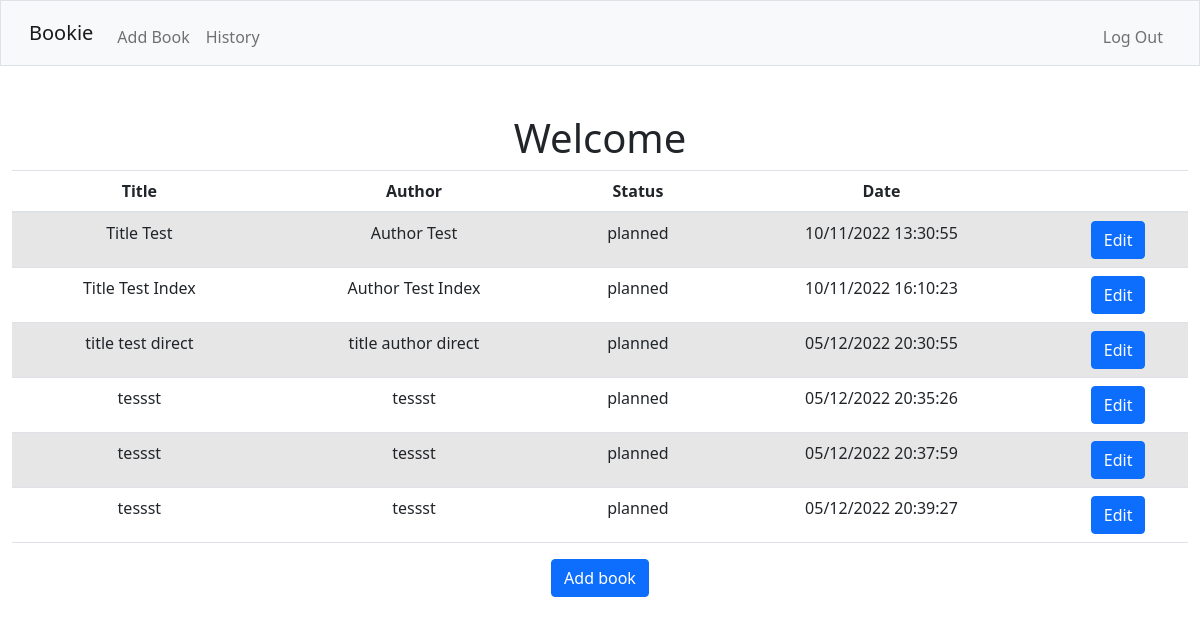
Page / (signed in) on the earlier database version.
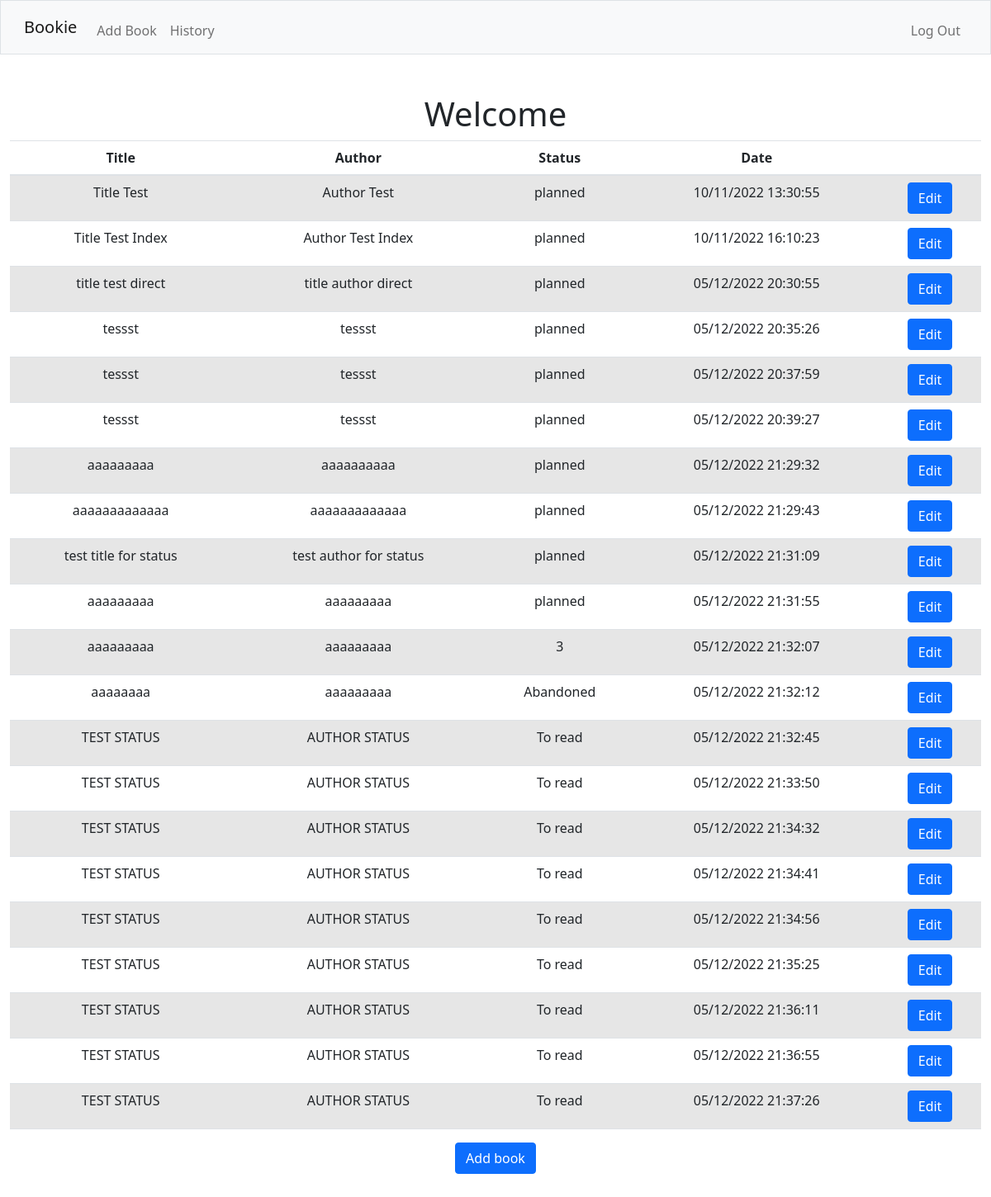
Same page on the later database version.
### tables this page shows
CREATE TABLE books (id INTEGER PRIMARY KEY AUTOINCREMENT NOT NULL, title TEXT NOT NULL, author TEXT NOT NULL, date TEXT NOT NULL, user_id INTEGER NOT NULL, status TEXT DEFAULT 'planned', FOREIGN KEY(user_id) REFERENCES users(id));

### app.py (the view)
@app.route("/")
@login_required
def index():
    if session.get("user_id") is None:
        return redirect("/login")
    else:
        books = db.execute("SELECT * FROM books WHERE user_id = ?", session["user_id"])
        return render_template("index.html", books=books)

### app.py (called while the page is built)
@app.after_request
def after_request(response):
    response.headers["Cache-Control"] = "no-cache, no-store, must-revalidate"
    response.headers["Expires"] = 0
    response.headers["Pragma"] = "no-cache"
    return response

### helpers.py (called while the page is built)
def login_required(f):
    @wraps(f)
    def decorated_function(*args, **kwargs):
        if session.get("user_id") is None:
            return redirect("/login")
        return f(*args, **kwargs)
    return decorated_function

### templates/index.html (shortened to what this page needs)
{% extends "layout.html" %}
{% block main %}
<h1>Welcome</h1>
<table class="table table-striped">
    <thead>
        <tr>
            <th scope="col">Title</th>
            <th scope="col">Author</th>
            <th scope="col">Status</th>
            <th scope="col">Date</th>
            <th> </th>
        </tr>
    </thead>
    <tbody>
        {% for book in books %}
        <tr>
            <td>{{ book.title }}</td>
            <td>{{ book.author }}</td>
            <td>{{ book.status }}</td>
            <td>{{ book.date }}</td>
            <td>
                <form action="/editbook/{{ book.id }}" method="post">
                    <button class="btn btn-primary" type="submit">
                        Edit
                    </button>
                </form>
            </td>
        </tr>
        {% endfor %}
    </tbody>
</table>
<form action="/addbook" method="post">
    <p>
        <button class="btn btn-primary" type="button" data-bs-toggle="collapse" data-bs-target="#collapseExample"
            aria-expanded="false" aria-controls="collapseExample">
            Add book
        </button>
    </p>
</form>
{% endblock %}

### templates/layout.html (shortened to what this page needs)
<!DOCTYPE html>
<html lang="en">
    <head>
        <link rel="stylesheet" href="https://stackpath.bootstrapcdn.com/bootstrap/4.5.2/css/bootstrap.min.css"
>
        <link href="https://cdn.jsdelivr.net/npm/bootstrap@5.1.3/dist/css/bootstrap.min.css"
 rel="stylesheet">
    </head>
    <body>
        <nav class="bg-light border navbar navbar-expand-md navbar-light">
            <div class="container-fluid">
                <a class="navbar-brand" href="/"><span class="blue">Bookie</span></a>
                <div class="collapse navbar-collapse" id="navbar">
                    {% if session["user_id"] %}
                    <ul class="navbar-nav me-auto mt-2">
                        <li class="nav-item"><a class="nav-link" href="/addbook">Add Book</a></li>
                        <li class="nav-item"><a class="nav-link" href="/history">History</a></li>
                    </ul>
                    <ul class="navbar-nav ms-auto mt-2">
                        <li class="nav-item"><a class="nav-link" href="/logout">Log Out</a></li>
                    </ul>
                    {% else %}
                    <ul class="navbar-nav ms-auto mt-2">
                        <li class="nav-item"><a class="nav-link" href="/register">Register</a></li>
                        <li class="nav-item"><a class="nav-link" href="/login">Log In</a></li>
                    </ul>
                    {% endif %}
                </div>
            </div>
        </nav>
        <main class="container-fluid py-5 text-center">
            {% block main %}{% endblock %}
        </main>
    </body>
</html>

Differences in the rows shown:
added books: title "aaaaaaaaa", author "aaaaaaaaaa", status "planned", date "05/12/2022 21:29:32"
added books: title "aaaaaaaaaaaaa", author "aaaaaaaaaaaaa", status "planned", date "05/12/2022 21:29:43"
added books: title "test title for status", author "test author for status", status "planned", date "05/12/2022 21:31:09"
added books: title "aaaaaaaaa", author "aaaaaaaaa", status "planned", date "05/12/2022 21:31:55"
added books: title "aaaaaaaaa", author "aaaaaaaaa", status "3", date "05/12/2022 21:32:07"
added books: title "aaaaaaaa", author "aaaaaaaaa", status "Abandoned", date "05/12/2022 21:32:12"
added books: title "TEST STATUS", author "AUTHOR STATUS", status "To read", date "05/12/2022 21:32:45"
added books: title "TEST STATUS", author "AUTHOR STATUS", status "To read", date "05/12/2022 21:33:50"
added books: title "TEST STATUS", author "AUTHOR STATUS", status "To read", date "05/12/2022 21:34:32"
added books: title "TEST STATUS", author "AUTHOR STATUS", status "To read", date "05/12/2022 21:34:41"
added books: title "TEST STATUS", author "AUTHOR STATUS", status "To read", date "05/12/2022 21:34:56"
added books: title "TEST STATUS", author "AUTHOR STATUS", status "To read", date "05/12/2022 21:35:25"
added books: title "TEST STATUS", author "AUTHOR STATUS", status "To read", date "05/12/2022 21:36:11"
added books: title "TEST STATUS", author "AUTHOR STATUS", status "To read", date "05/12/2022 21:36:55"
added books: title "TEST STATUS", author "AUTHOR STATUS", status "To read", date "05/12/2022 21:37:26"
